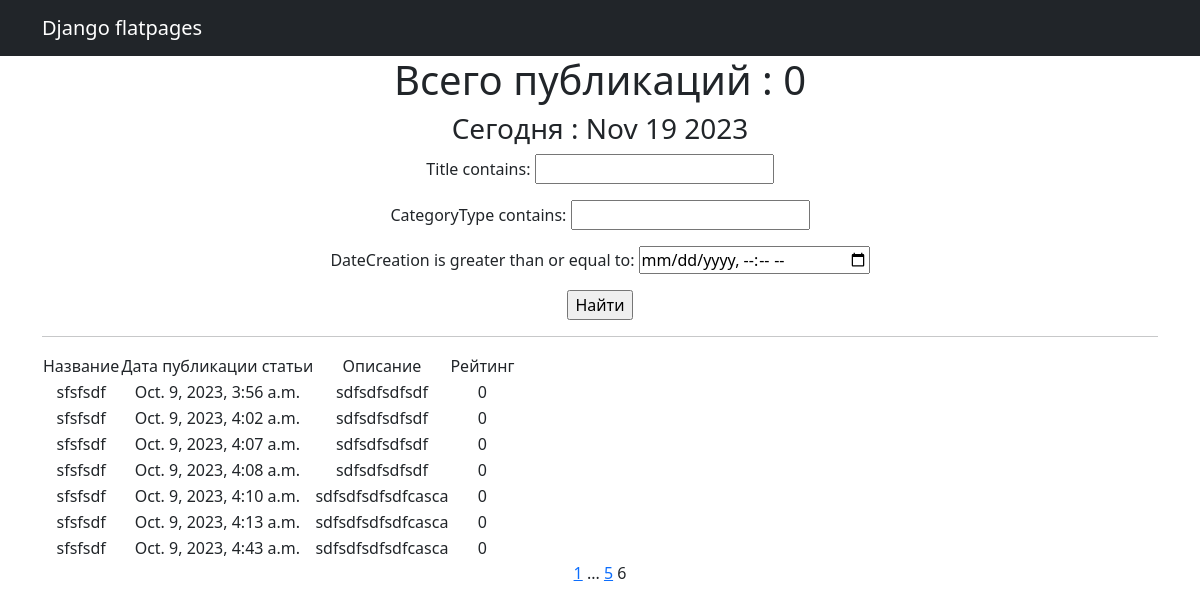
/home/search/?page=6, run on an earlier commit of the app's database.
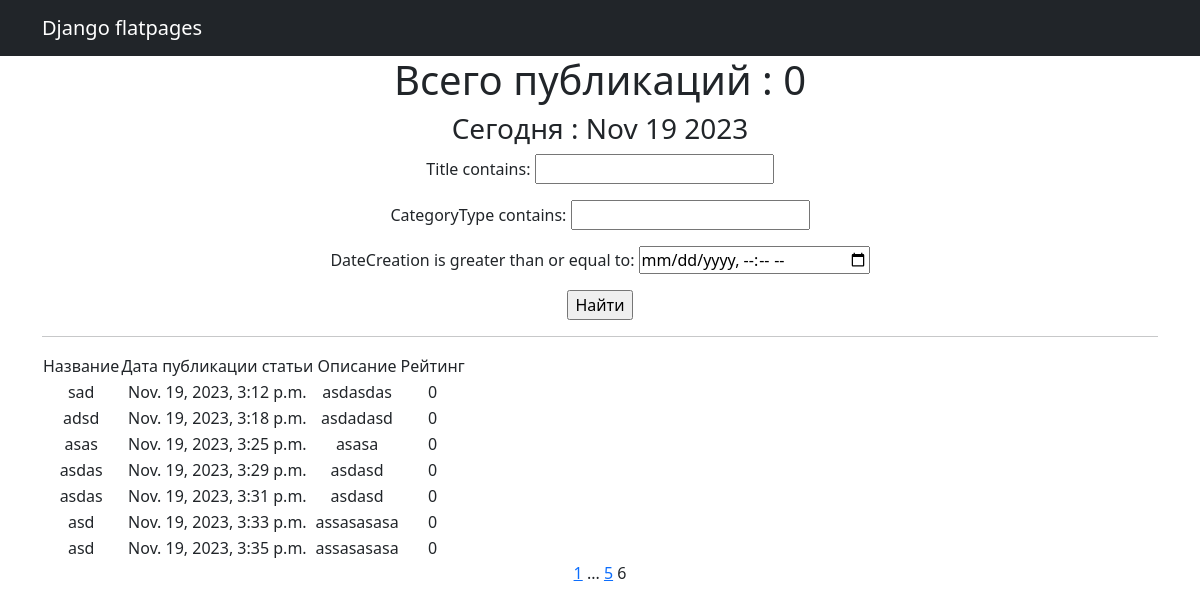
And on a later commit of the database.
### news/models.py (models this page shows, shortened)
class Post(models.Model):
    author = models.ForeignKey(Author, on_delete=models.CASCADE)
    NEWS = "NW"
    ARTICLE = "AR"
    CATEGORY_CHOICES = (
        (NEWS, 'Новость'),
        (ARTICLE, 'Статья')
    )
    categoryType = models.CharField(max_length=2, choices=CATEGORY_CHOICES, default=ARTICLE)
    dateCreation = models.DateTimeField(auto_now_add=True)
    postCategory = models.ManyToManyField(Category, through='PostCategory')
    title = models.CharField(max_length=128)
    text = models.TextField()
    rating = models.SmallIntegerField(default=0)
    def __str__(self):
        return f'{self.title}'
    """Класс для списка Постов "от свежих к старым"."""

### news/views.py (the view)
# urls.py: path('search/', MyViev.as_view(), name='post_list_fil'),
class MyViev(ListView):
    model = Post
    template_name = 'post_search.html'
    context_object_name = 'posts'
    paginate_by = 10
    def get_queryset(self):
        queryset = super().get_queryset()
        self.filterset =PostFilter(self.request.GET, queryset)
        return self.filterset.qs
    def get_context_data(self, **kwargs):
        context = super().get_context_data(**kwargs)
        context['time_now'] = datetime.utcnow()
        context['filterset'] = self.filterset
        return context

### news/templatetags/custom_filters.py (called while the page is built)
@register.simple_tag(takes_context=True)
def url_replace(context, **kwargs):
   d = context['request'].GET.copy()
   for k, v in kwargs.items():
       d[k] = v
   return d.urlencode()

### templates/post_search.html (shortened to what this page needs)
{% extends 'flatpages/default.html' %}
{% load custom_filters %}
{% block content %}
   <h1>Всего публикаций : {{post|length}}</h1>
   <h3>Сегодня : {{ time_now|date:'M d Y' }} </h3>
<form action="" method="get">
       {{ filterset.form.as_p }}
       <input type="submit" value="Найти" />
</form>
   <hr>
       {% if posts %}
       <table>
           <tr>
               <td>Название</td>
               <td>Дата публикации статьи</td>
               <td>Описание</td>
               <td>Рейтинг</td>
           </tr>
           {% for p in posts %}
           <tr>
               <td>{{ p }}</td>
               <td>{{ p.dateCreation }}</td>
               <td>{{ p.text|truncatewords:20 }}</td>
               <td>{{ p.rating }}</td>
               <td>
               </td>
           </tr>
           {% endfor %}
        </table>
       {% else %}
       <h2>Статей нет!</h2>
       {% endif %}
{% if page_obj.has_previous %}
       <a href="?{% url_replace page=1 %}">1</a>
       {% if page_obj.previous_page_number != 1 %}
           ...
           <a href="?{% url_replace page=page_obj.previous_page_number %}">{{ page_obj.previous_page_number }}</a>
       {% endif %}
   {% endif %}
   {{ page_obj.number }}
{% endblock content %}

What changed in the data, as far as the page shows it:
removed Post: title "sfsfsdf", dateCreation "Oct. 9, 2023, 3:56 a.m.", text "sdfsdfsdfsdf", rating "0"
removed Post: title "sfsfsdf", dateCreation "Oct. 9, 2023, 4:02 a.m.", text "sdfsdfsdfsdf", rating "0"
removed Post: title "sfsfsdf", dateCreation "Oct. 9, 2023, 4:07 a.m.", text "sdfsdfsdfsdf", rating "0"
removed Post: title "sfsfsdf", dateCreation "Oct. 9, 2023, 4:08 a.m.", text "sdfsdfsdfsdf", rating "0"
removed Post: title "sfsfsdf", dateCreation "Oct. 9, 2023, 4:10 a.m.", text "sdfsdfsdfsdfcasca", rating "0"
removed Post: title "sfsfsdf", dateCreation "Oct. 9, 2023, 4:13 a.m.", text "sdfsdfsdfsdfcasca", rating "0"
removed Post: title "sfsfsdf", dateCreation "Oct. 9, 2023, 4:43 a.m.", text "sdfsdfsdfsdfcasca", rating "0"
added Post: title "sad", dateCreation "Nov. 19, 2023, 3:12 p.m.", text "asdasdas", rating "0"
added Post: title "adsd", dateCreation "Nov. 19, 2023, 3:18 p.m.", text "asdadasd", rating "0"
added Post: title "asas", dateCreation "Nov. 19, 2023, 3:25 p.m.", text "asasa", rating "0"
added Post: title "asdas", dateCreation "Nov. 19, 2023, 3:29 p.m.", text "asdasd", rating "0"
added Post: title "asdas", dateCreation "Nov. 19, 2023, 3:31 p.m.", text "asdasd", rating "0"
added Post: title "asd", dateCreation "Nov. 19, 2023, 3:33 p.m.", text "assasasasa", rating "0"
added Post: title "asd", dateCreation "Nov. 19, 2023, 3:35 p.m.", text "assasasasa", rating "0"
